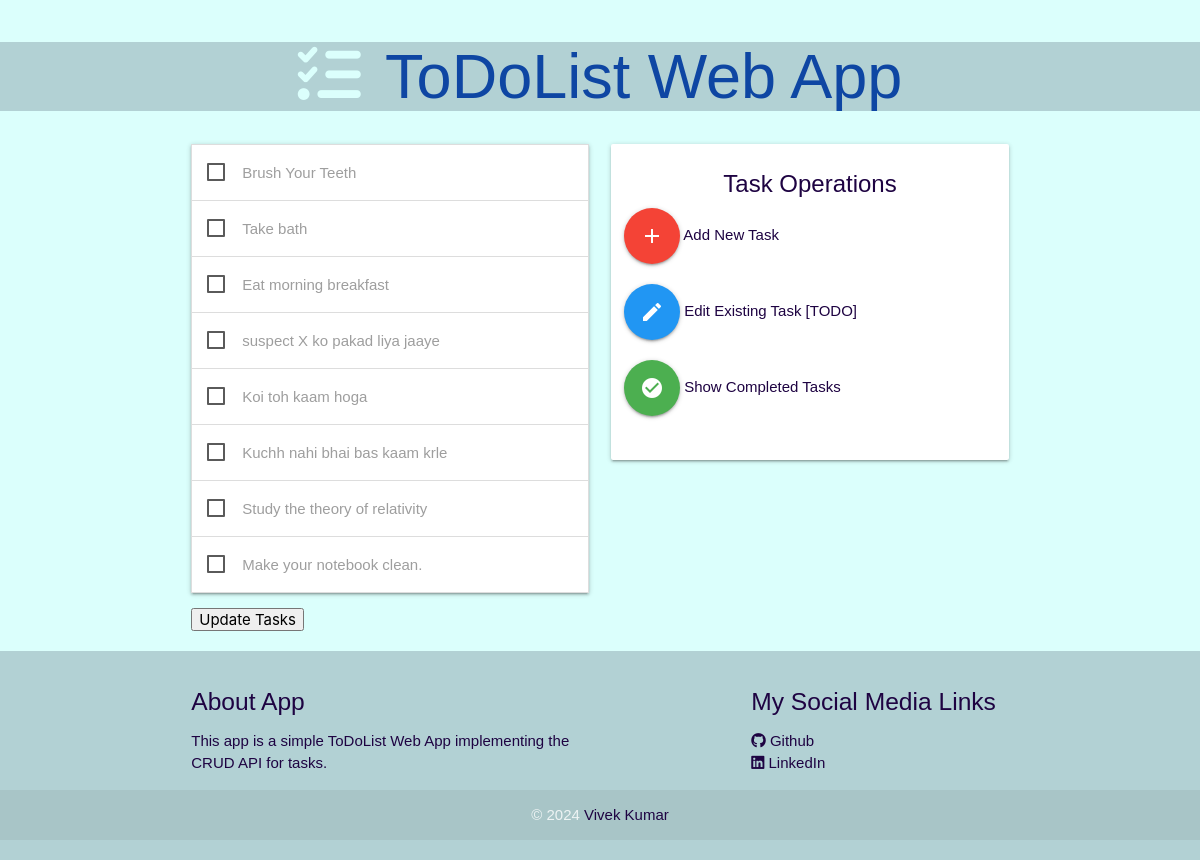
The app's page /, older data.
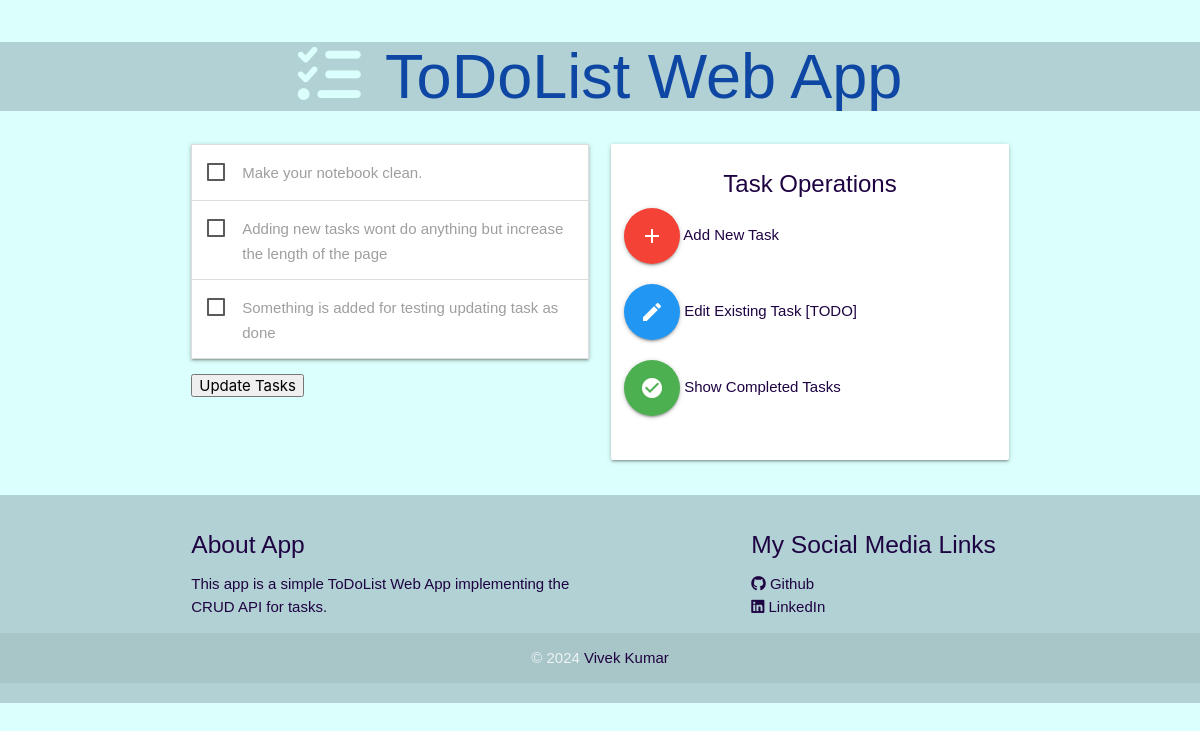
The same page, newer data.
### main/models.py (models this page shows, shortened)
class Task(models.Model):
    name = models.CharField(max_length=256)
    description = models.TextField()
    done = models.BooleanField(default=False)

### main/views.py (the view)
# urls.py: path('', views.index, name='index'),
def index(request):
    if request.method == 'POST':
        checked_task_ids = request.POST.getlist('tasks')
        models.Task.objects.filter(id__in=checked_task_ids).update(done=True)
        return HttpResponseRedirect('/')  # Redirect to avoid resubmission issues
    tasks = models.Task.objects.filter(done=False)
    context = {
        'tasks': tasks,
    }
    return render(request, 'main/index.html', context)

### templates/main/index.html (shortened to what this page needs)
{% extends "base.html" %} {% block content %}
<header class="lightblue">
  <h1 class="center-align">
    <i class="fas fa-tasks"></i>
    ToDoList Web App
  </h1>
</header>
<div class="container">
  <div class="row">
    <div class="col s6">
      <form action="{% url 'index' %}" method="post">
        <ul class="collapsible">
          {% for task in tasks %}
          <li>
            <div class="collapsible-header">
              <label>
                <span>{{ task.name }}</span>
              </label>
            </div>
          </li>
          {% empty %}
          <li>
            <div class="collapsible-header">
              <span>No incomplete tasks</span>
            </div>
          </li>
          {% endfor %}
        </ul>
        <button type="submit" class="btn-primary">Update Tasks</button>
      </form>
    </div>
    <div class="col s6">
      <div class="card light-card">
        <div class="card-content">
          <span class="card-title center">Task Operations</span>
          <div class="row action-row">
            <a
              class="btn-floating btn-large waves-effect waves-light red"
              href="{% url 'add_task' %}"
            >
              <i class="material-icons">add</i>
            </a>
            <span class="btn-text">Add New Task</span>
          </div>
          <div class="row action-row">
            <a
              class="btn-floating btn-large waves-effect waves-light blue"
              href="#!"
            >
              <i class="material-icons">edit</i>
            </a>
            <span class="btn-text">Edit Existing Task [TODO]</span>
          </div>
          <div class="row action-row">
            <a
              class="btn-floating btn-large waves-effect waves-light green"
              href="{% url 'completed_tasks' %}"
            >
              <i class="material-icons">check_circle</i>
            </a>
            <span class="btn-text">Show Completed Tasks</span>
          </div>
        </div>
      </div>
    </div>
  </div>
</div>
{% endblock content %}

Row changes from the older to the newer data that the page shows:
no longer on this page (row edited): Task: name "Brush Your Teeth"
no longer on this page (row edited): Task: name "Take bath"
no longer on this page (row edited): Task: name "Eat morning breakfast"
no longer on this page (row edited): Task: name "suspect X ko pakad liya jaaye"
no longer on this page (row edited): Task: name "Koi toh kaam hoga"
no longer on this page (row edited): Task: name "Kuchh nahi bhai bas kaam krle"
no longer on this page (row edited): Task: name "Study the theory of relativity"
added Task: name "Adding new tasks wont do anything but increase the length of the page"
added Task: name "Something is added for testing updating task as done"
